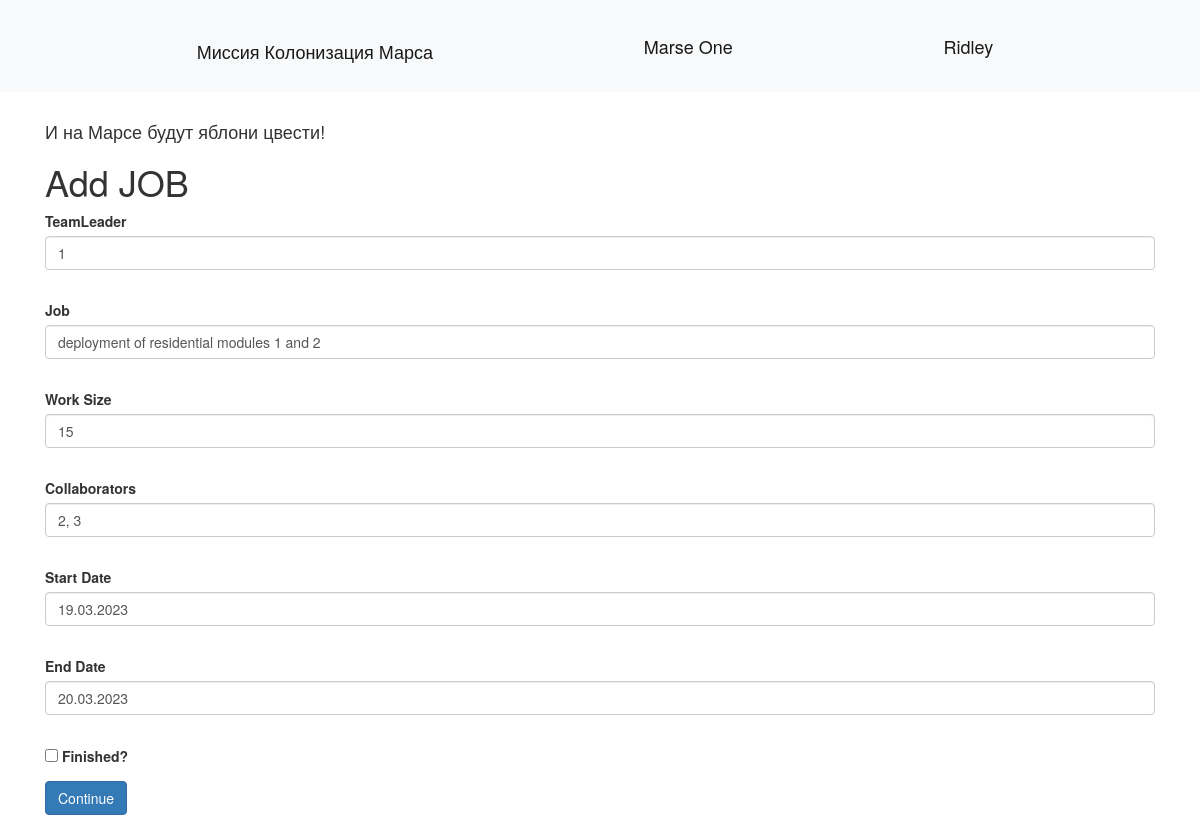
/job/1 (signed in), run on the app's committed database.
### data/users.py (models this page shows, shortened)
class User(SqlAlchemyBase, UserMixin):
    __tablename__ = 'users'
    id = sqlalchemy.Column(sqlalchemy.Integer, primary_key=True, autoincrement=True)
    surname = sqlalchemy.Column(sqlalchemy.String)
    name = sqlalchemy.Column(sqlalchemy.String)
    age = sqlalchemy.Column(sqlalchemy.Integer)
    position = sqlalchemy.Column(sqlalchemy.String)
    speciality = sqlalchemy.Column(sqlalchemy.String)
    address = sqlalchemy.Column(sqlalchemy.String)
    email = sqlalchemy.Column(sqlalchemy.String, unique=True)
    hashed_password = sqlalchemy.Column(sqlalchemy.String, nullable=True)
    modified_date = sqlalchemy.Column(sqlalchemy.DateTime, default=datetime.datetime.now)

### data/jobs.py (models this page shows)
class Jobs(SqlAlchemyBase, SerializerMixin):
    __tablename__ = 'jobs'
    id = sqlalchemy.Column(sqlalchemy.Integer, primary_key=True, autoincrement=True)
    team_leader = sqlalchemy.Column(sqlalchemy.Integer, sqlalchemy.ForeignKey("users.id"))
    job = sqlalchemy.Column(sqlalchemy.String)
    work_size = sqlalchemy.Column(sqlalchemy.Integer)
    collaborators = sqlalchemy.Column(sqlalchemy.String)
    start_date = sqlalchemy.Column(sqlalchemy.String, default=datetime.datetime.now)
    end_date = sqlalchemy.Column(sqlalchemy.String, default=None)
    is_finished = sqlalchemy.Column(sqlalchemy.Boolean, default=False)
    user = orm.relationship('User', backref='posts')

### server.py (the view, shortened to what this page needs)
@app.route('/job/<int:id>', methods=['GET', 'POST'])
@login_required
def edit_news(id):
    form = JobsForm()
    if request.method == "GET":
        db_sess = db_session.create_session()
        job = db_sess.query(Jobs).filter(Jobs.id == id,
                                         Jobs.user == current_user
                                         ).first()
        if job:
            form.team_leader.data = job.team_leader
            form.job.data = job.job
            form.work_size.data = job.work_size
            form.collaborators.data = job.collaborators
            form.start_date.data = job.start_date
            form.end_date.data = job.end_date
            form.is_finished.data = job.is_finished
        else:
            abort(404)
    return render_template('jobs.html',
                           title='Редактирование новости',
                           form=form
                           )

### forms/jobs.py
class JobsForm(FlaskForm):
    team_leader = StringField('TeamLeader', validators=[DataRequired()])
    job = StringField("Job", validators=[DataRequired()])
    work_size = StringField("Work Size", validators=[DataRequired()])
    collaborators = StringField("Collaborators", validators=[DataRequired()])
    start_date = StringField("Start Date")
    end_date = StringField("End Date")
    is_finished = BooleanField("Finished?")
    submit = SubmitField('Continue')

### data/db_session.py (called while the page is built)
def create_session() -> Session:
    global __factory
    return __factory()

### server.py (called while the page is built)
@login_manager.user_loader
def load_user(user_id):
    db_sess = db_session.create_session()
    return db_sess.query(User).get(user_id)

### templates/jobs.html (shortened to what this page needs)
{% extends "base.html" %}
{% block content %}
<h1>Add JOB</h1>
<form action="" method="post">
    <p>
        {{ form.team_leader.label }}<br>
        {{ form.team_leader(class="form-control") }}<br>
    </p>
    <p>
        {{ form.job.label }}<br>
        {{ form.job(class="form-control") }}<br>
    </p>
    <p>
        {{ form.work_size.label }}<br>
        {{ form.work_size(class="form-control") }}<br>
    </p>
    <p>
        {{ form.collaborators.label }}<br>
        {{ form.collaborators(class="form-control") }}<br>
    </p>
    <p>
        {{ form.start_date.label }}<br>
        {{ form.start_date(class="form-control") }}<br>
    </p>
    <p>
        {{ form.end_date.label }}<br>
        {{ form.end_date(class="form-control") }}<br>
    </p>
    <p>{{ form.is_finished() }} {{ form.is_finished.label }}</p>
    <p>{{ form.submit(type="submit", class="btn btn-primary") }}</p>
</form>
{% endblock %}

### templates/base.html (shortened to what this page needs)
<!doctype html>
<html lang="en">
<head>
    <link rel="stylesheet"
          href="https://stackpath.bootstrapcdn.com/bootstrap/4.4.1/css/bootstrap.min.css"
>
    <link rel="stylesheet" href="{{url_for('static', filename='style.css')}}">
    <link rel="stylesheet" href="https://maxcdn.bootstrapcdn.com/bootstrap/3.4.1/css/bootstrap.min.css">
</head>
<body>
<header>
    <nav class="navbar navbar-light bg-light">
        <h1 class="navbar-brand"> Миссия Колонизация Марса</h1>
        <div class="navbar-brand"> Marse One</div>
        {% if current_user.is_authenticated %}
             <u><a class="navbar-brand" href="/logout">{{ current_user.name }}</a></u>
        {% else %}
            <p>
                <a class="btn btn-primary " href="/register">Зарегистрироваться</a>
                <a class="btn btn-success" href="/login">Войти</a>
            </p>
        {% endif %}
    </nav>
</header>
<main role="main" class="container">
    <h4>И на Марсе будут яблони цвести!</h4>
    {% block content %}{% endblock %}
</main>
</body>
</html>

### data on the page
User: name "Ridley"
Jobs: team_leader "1", job "deployment of residential modules 1 and 2", work_size "15", collaborators "2, 3", start_date "19.03.2023", end_date "20.03.2023"
